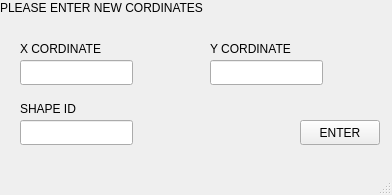
<?xml version="1.0" encoding="UTF-8"?>
<ui version="4.0">
 <class>MoveShape</class>
 <widget class="QMainWindow" name="MoveShape">
  <property name="geometry">
   <rect>
    <x>0</x>
    <y>0</y>
    <width>392</width>
    <height>195</height>
   </rect>
  </property>
  <property name="windowTitle">
   <string>MainWindow</string>
  </property>
  <widget class="QWidget" name="centralwidget">
   <widget class="QWidget" name="widget" native="true">
    <property name="geometry">
     <rect>
      <x>0</x>
      <y>0</y>
      <width>391</width>
      <height>161</height>
     </rect>
    </property>
    <widget class="QLabel" name="label">
     <property name="geometry">
      <rect>
       <x>0</x>
       <y>0</y>
       <width>321</width>
       <height>16</height>
      </rect>
     </property>
     <property name="text">
      <string>PLEASE ENTER NEW CORDINATES</string>
     </property>
    </widget>
    <widget class="QLineEdit" name="x_cord">
     <property name="geometry">
      <rect>
       <x>20</x>
       <y>60</y>
       <width>113</width>
       <height>25</height>
      </rect>
     </property>
    </widget>
    <widget class="QLineEdit" name="y_cord">
     <property name="geometry">
      <rect>
       <x>210</x>
       <y>60</y>
       <width>113</width>
       <height>25</height>
      </rect>
     </property>
    </widget>
    <widget class="QLabel" name="label_2">
     <property name="geometry">
      <rect>
       <x>20</x>
       <y>40</y>
       <width>111</width>
       <height>17</height>
      </rect>
     </property>
     <property name="text">
      <string>X CORDINATE</string>
     </property>
    </widget>
    <widget class="QLabel" name="label_3">
     <property name="geometry">
      <rect>
       <x>210</x>
       <y>40</y>
       <width>111</width>
       <height>17</height>
      </rect>
     </property>
     <property name="text">
      <string>Y CORDINATE</string>
     </property>
    </widget>
    <widget class="QLineEdit" name="shape_id">
     <property name="geometry">
      <rect>
       <x>20</x>
       <y>120</y>
       <width>113</width>
       <height>25</height>
      </rect>
     </property>
    </widget>
    <widget class="QLabel" name="label_4">
     <property name="geometry">
      <rect>
       <x>20</x>
       <y>100</y>
       <width>111</width>
       <height>17</height>
      </rect>
     </property>
     <property name="text">
      <string>SHAPE ID</string>
     </property>
    </widget>
    <widget class="QPushButton" name="pushButton">
     <property name="geometry">
      <rect>
       <x>300</x>
       <y>120</y>
       <width>80</width>
       <height>25</height>
      </rect>
     </property>
     <property name="text">
      <string>ENTER</string>
     </property>
    </widget>
   </widget>
  </widget>
  <widget class="QMenuBar" name="menubar">
   <property name="geometry">
    <rect>
     <x>0</x>
     <y>0</y>
     <width>392</width>
     <height>22</height>
    </rect>
   </property>
  </widget>
  <widget class="QStatusBar" name="statusbar"/>
 </widget>
 <resources/>
 <connections/>
</ui>
